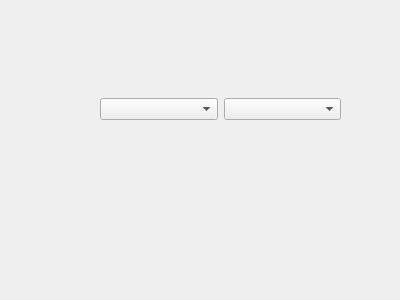
<?xml version="1.0" encoding="UTF-8"?>
<ui version="4.0">
 <class>Form</class>
 <widget class="QWidget" name="Form">
  <property name="geometry">
   <rect>
    <x>0</x>
    <y>0</y>
    <width>400</width>
    <height>300</height>
   </rect>
  </property>
  <property name="windowTitle">
   <string>Form</string>
  </property>
  <widget class="QWidget" name="widget" native="true">
   <property name="geometry">
    <rect>
     <x>100</x>
     <y>90</y>
     <width>241</width>
     <height>39</height>
    </rect>
   </property>
   <layout class="QVBoxLayout" name="verticalLayout">
    <item>
     <layout class="QHBoxLayout" name="horizontalLayout">
      <item>
       <widget class="QComboBox" name="heading_selector"/>
      </item>
      <item>
       <widget class="QComboBox" name="value_selector"/>
      </item>
     </layout>
    </item>
   </layout>
  </widget>
 </widget>
 <resources/>
 <connections/>
</ui>
